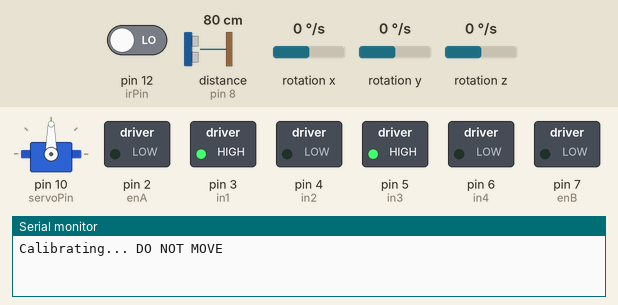
Simulated run of this sketch. Board: Arduino Uno, built with avr-gcc and run on an emulated ATmega328P. Shown: servo, switched loads named in the sketch (green lamp = pin HIGH), the last lines printed to the serial monitor. Wiring (inferred from the names in the program): ultrasonic range finder: trigger pin 9; echo pin 8. The inputs (shaded band) are chosen by the test bench; at power-on: rotation z 0 °/s, pin 12 (irPin) LOW, distance to the obstacle (sensor on pin 8) 80 cm, rotation x 0 °/s, rotation y 0 °/s. The echo pulse lasts 58.3 µs per cm; pins used as bus, display or sensor lines are not drawn. At 13.6 s the program stops and its outputs stay as they are.

Above: at 4.5 s.
4.6 s: rotation z set to -192 °/s
At 5.33 s:
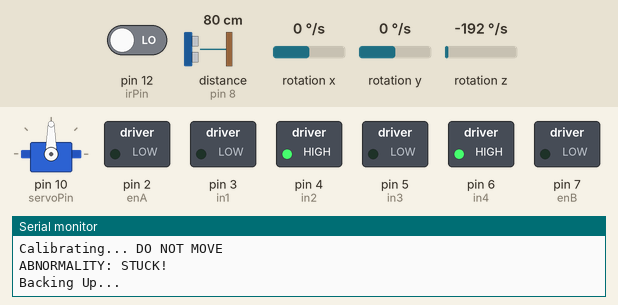
7.6 s: rotation z set to -160 °/s
10.6 s: rotation z set to -149 °/s
At 13.46 s:
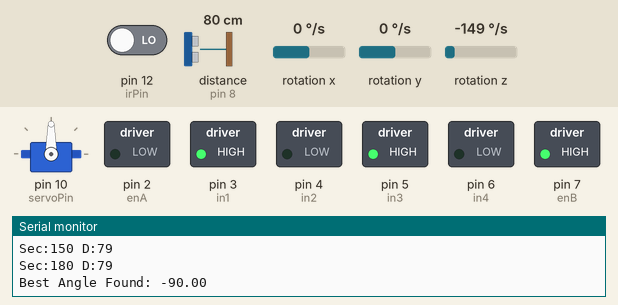
13.6 s: pin 12 (irPin) driven HIGH
At 14.0 s:
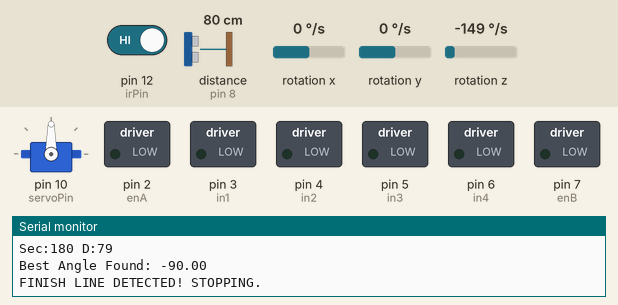
Timing chart, 0 to 15.1 s (numbered marks = the images above; inputs shaded):
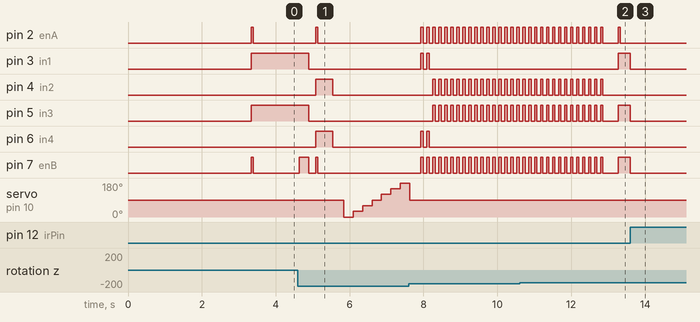

The sketch:

OPTIMISED_CAR_NANO.ino
```cpp
/*
 * FINAL ROBOT CODE: SMART EXPLORER + FINISH LINE + STUCK CHECK
 * * Behavior:
 * 1. Cruises Straight (PID).
 * 2. Obstacle? -> Stop -> BACK UP -> Scan Sectors -> Turn to BEST Angle.
 * 3. Black Line? -> STOP FOREVER.
 * 4. ABNORMALITY: Detects if stuck (motors running but not moving).
 */

#include <SPI.h>
#include <Wire.h>
#include <Servo.h>
#include <Arduino_LSM6DSOX.h>
#include <math.h>

// --- SETTINGS ---
const float GYRO_SCALE = 1.8;   // Your calibrated scale
const int SAFE_DIST = 10;
const int CRUISE_SPEED = 90;
const int MIN_SPEED = 40;       // Anti-Stall Minimum

const int BACKUP_SPEED = 120;
const int BACKUP_TIME = 400;

const int TURN_PULSE_PWR = 140;
const int TURN_PULSE_MS = 60;
const int TURN_TOLERANCE = 3;

// --- STUCK DETECTION SETTINGS (NEW) ---
const int STUCK_TIME_MS = 1500; // Check every 1.5 seconds
const int STUCK_TOLERANCE = 2;  // If dist changes < 2cm, we are stuck

// --- PINS ---
#define enA 2
#define in1 3
#define in2 4
#define in3 5
#define in4 6
#define enB 7
#define echoPin 8
#define trigPin 9
#define servoPin 10
#define irPin 12    // IR Sensor for Finish Line

Servo myServo;
float yawDeg = 0.0f;
float headingTarget = 0.0f;
float gyroBiasZ = 0.0f;
unsigned long lastIMUms = 0;
bool isMoving = false;

// Stuck Detection Variables (NEW)
unsigned long lastStuckCheck = 0;
int lastDistReading = 0;

// PID Tuning
const float Kp_h = 3.0f;

void setup() {
  Serial.begin(115200);

  pinMode(in1, OUTPUT); pinMode(in2, OUTPUT);
  pinMode(in3, OUTPUT); pinMode(in4, OUTPUT);
  pinMode(enA, OUTPUT); pinMode(enB, OUTPUT);
  pinMode(trigPin, OUTPUT); pinMode(echoPin, INPUT);
  pinMode(irPin, INPUT);

  myServo.attach(servoPin);
  myServo.write(90);

  if (!IMU.begin()) { while (1); }

  Serial.println("Calibrating... DO NOT MOVE");
  float sum = 0;
  for(int i=0; i<1000; i++) {
    float x, y, z;
    if (IMU.gyroscopeAvailable()) {
      IMU.readGyroscope(x, y, z);
      sum += z;
    }
    delay(1);
  }
  gyroBiasZ = sum / 1000.0;

  lastIMUms = millis();
  headingTarget = 0.0;
  yawDeg = 0.0;

  Stop();
  delay(1000);
}

void loop() {
  updateIMU();

  // 1. CHECK FINISH LINE
  if (digitalRead(irPin) == HIGH) {
    Stop();
    Serial.println("FINISH LINE DETECTED! STOPPING.");
    while(1); // Stop forever
  }

  int frontDist = getDistance();

  // 2. CHECK ABNORMALITY (Are we stuck?)
  bool isStuck = checkStuckCondition(frontDist);

  // 3. DECISION LOGIC: Obstacle OR Stuck
  if ((frontDist > 0 && frontDist < SAFE_DIST) || isStuck) {

    Serial.println(isStuck ? "ABNORMALITY: STUCK!" : "OBSTACLE DETECTED!");

    Stop();
    isMoving = false;
    delay(200);

    // --- STEP A: BACK UP ---
    Serial.println("Backing Up...");
    moveBackward();
    delay(BACKUP_TIME);
    Stop();
    delay(300);

    // --- STEP B: SECTOR SCAN ---
    Serial.println("Scanning Sectors...");
    float turnAngle = scanSectorsAndFindBest();
    Serial.print("Best Angle Found: "); Serial.println(turnAngle);

    // --- STEP C: EXECUTE TURN ---
    if (abs(turnAngle) > 5) {
       rotateStepByStep(turnAngle);
    }

    // Reset PID Target to the new heading
    headingTarget = yawDeg;

    // Reset Stuck Detection so we don't trigger immediately
    lastStuckCheck = millis();
    lastDistReading = getDistance();

    Stop();
    delay(300);
  }
  // 4. CLEAR PATH -> Drive Straight
  else {
    forwardWithPID(CRUISE_SPEED);
  }
}

// ===============================================
// ABNORMALITY CHECK (NEW FUNCTION)
// ===============================================
bool checkStuckCondition(int currentDist) {
  // Only check if we are currently trying to move
  if (isMoving && (millis() - lastStuckCheck > STUCK_TIME_MS)) {

    int change = abs(currentDist - lastDistReading);

    // Update history
    lastStuckCheck = millis();
    lastDistReading = currentDist;

    //
    // If distance changed less than 2cm in 1.5 seconds, we are blocked.
    if (change < STUCK_TOLERANCE) {
      return true;
    }
  }
  return false;
}

// ===============================================
// SECTOR SCANNING
// ===============================================
float scanSectorsAndFindBest() {
  int maxDist = -1;
  int bestServoAngle = 90;

  for (int angle = 0; angle <= 180; angle += 30) {
    myServo.write(angle);
    delay(250);
    int d = getDistance();
    if (d == -1) d = 300;

    Serial.print("Sec:"); Serial.print(angle);
    Serial.print(" D:"); Serial.println(d);

    if (d > maxDist) {
      maxDist = d;
      bestServoAngle = angle;
    }
  }
  myServo.write(90);
  delay(300);
  return (float)(bestServoAngle - 90);
}

// ===============================================
// MOTION CONTROL
// ===============================================
void forwardWithPID(int targetSpeed) {
  setDirForward();

  // Kickstart if starting from stop
  if (!isMoving) {
    analogWrite(enA, 255); analogWrite(enB, 255);
    delay(50);
    isMoving = true;

    // Reset Stuck Timer on fresh start
    lastStuckCheck = millis();
    lastDistReading = getDistance();
  }

  float error = headingTarget - yawDeg;
  float correction = Kp_h * error;

  int speedLeft = targetSpeed - correction;
  int speedRight = targetSpeed + correction;

  speedLeft = constrain(speedLeft, MIN_SPEED, 255);
  speedRight = constrain(speedRight, MIN_SPEED, 255);

  setPWM(speedLeft, speedRight);
}

void moveBackward() {
  setDirBackward();
  analogWrite(enA, 255); analogWrite(enB, 255); // Kickstart
  delay(50);
  setPWM(BACKUP_SPEED, BACKUP_SPEED);
}

// ===============================================
// PRECISION TURN
// ===============================================
void rotateStepByStep(float targetDelta) {
  float initialYaw = yawDeg;
  float targetYaw = initialYaw + targetDelta;
  unsigned long startTurnTime = millis();

  while (true) {
    updateIMU();
    float error = targetYaw - yawDeg;

    if (abs(error) <= TURN_TOLERANCE) break;
    if (millis() - startTurnTime > 5000) break;

    if (error > 0) setDirTurnLeftInPlace();
    else setDirTurnRightInPlace();

    analogWrite(enA, TURN_PULSE_PWR);
    analogWrite(enB, TURN_PULSE_PWR);

    unsigned long startPulse = millis();
    while (millis() - startPulse < TURN_PULSE_MS) updateIMU();

    Stop();
    unsigned long startSettle = millis();
    while (millis() - startSettle < 100) updateIMU();
  }
  Stop();
  isMoving = false;
}

// ===============================================
// SENSORS & HELPERS
// ===============================================
void updateIMU() {
  unsigned long now = millis();
  float dt = (now - lastIMUms) / 1000.0f;
  if(dt > 0.1 || dt <= 0) dt = 0.01;
  lastIMUms = now;

  if (IMU.gyroscopeAvailable()) {
    float x, y, z;
    IMU.readGyroscope(x, y, z);
    float rate = z - gyroBiasZ;
    if (abs(rate) < 2.0) rate = 0;
    yawDeg += (rate * dt * GYRO_SCALE);
  }
}

int getDistance() {
  digitalWrite(trigPin, LOW); delayMicroseconds(2);
  digitalWrite(trigPin, HIGH); delayMicroseconds(10);
  digitalWrite(trigPin, LOW);
  long duration = pulseIn(echoPin, HIGH, 10000UL);
  if (duration == 0) return -1;
  return (int)(duration * 0.0343 / 2);
}

void setPWM(int L, int R) {
  analogWrite(enA, L);
  analogWrite(enB, R);
}
void setDirForward() {
  digitalWrite(in1, HIGH); digitalWrite(in2, LOW);
  digitalWrite(in3, HIGH); digitalWrite(in4, LOW);
}
void setDirBackward() {
  digitalWrite(in1, LOW); digitalWrite(in2, HIGH);
  digitalWrite(in3, LOW); digitalWrite(in4, HIGH);
}
void setDirTurnLeftInPlace() {
  digitalWrite(in1, LOW); digitalWrite(in2, HIGH);
  digitalWrite(in3, HIGH); digitalWrite(in4, LOW);
}
void setDirTurnRightInPlace() {
  digitalWrite(in1, HIGH); digitalWrite(in2, LOW);
  digitalWrite(in3, LOW); digitalWrite(in4, HIGH);
}
void Stop() {
  digitalWrite(in1, LOW); digitalWrite(in2, LOW);
  digitalWrite(in3, LOW); digitalWrite(in4, LOW);
  analogWrite(enA, 0); analogWrite(enB, 0);
}
```

Measured:
- the behaviour switches between -154 and -153 °/s on rotation z (found by bisection; images 1 and 2)
- after the input at 13.6 s, pin 2 (enA), pin 4 (in2), pin 6 (in4): stays LOW (without the input it goes to HIGH after 1.4 s); pin 3 (in1), pin 5 (in3): HIGH → LOW after 0.00 s instead of 1.2 s
- by itself, pin 4 (in2): alternates HIGH for 0.06 s and LOW for 0.10 s, 28 changes in all, then stays LOW
- by itself, pin 6 (in4): alternates HIGH for 0.06 s and LOW for 0.10 s, 4 changes in all, then stays LOW
